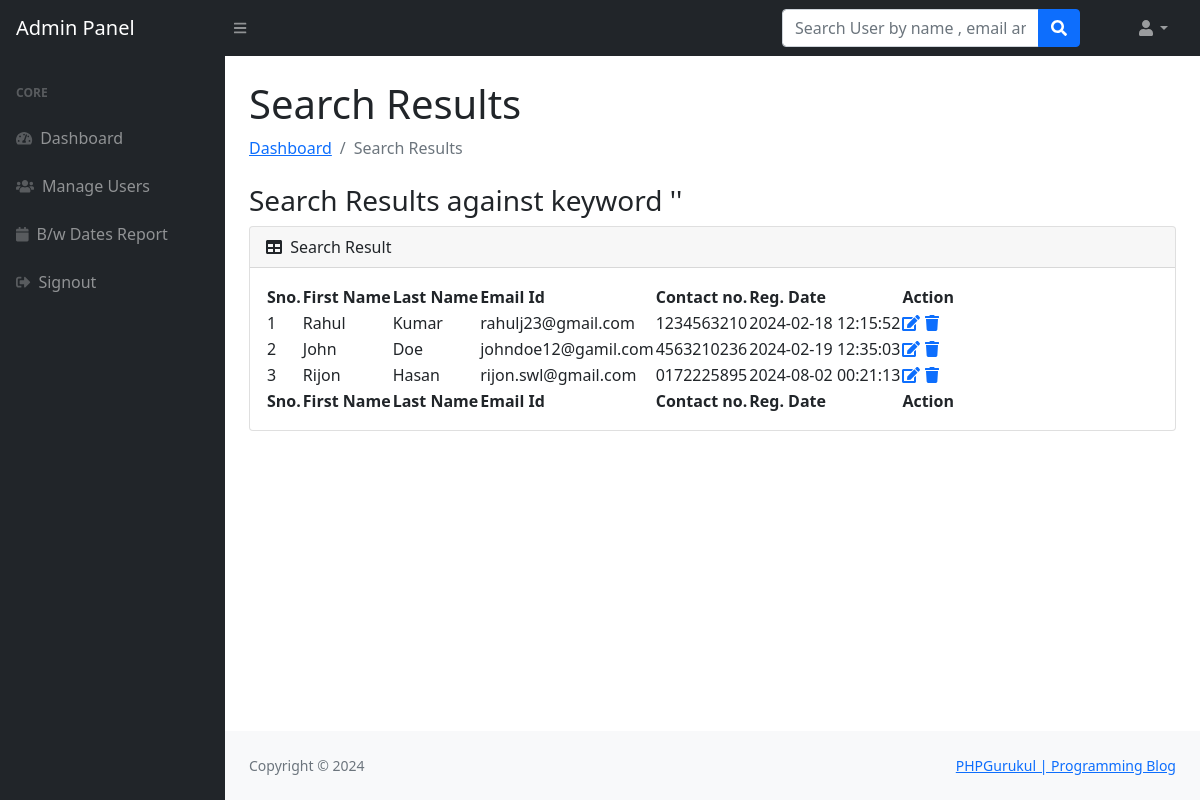
The page /admin/search-result.php (signed in) on the database its author committed.
### tables this page shows
CREATE TABLE IF NOT EXISTS `users` (
  `id` int(11) NOT NULL AUTO_INCREMENT,
  `fname` varchar(255) DEFAULT NULL,
  `lname` varchar(255) DEFAULT NULL,
  `email` varchar(255) DEFAULT NULL,
  `password` varchar(300) DEFAULT NULL,
  `contactno` varchar(11) DEFAULT NULL,
  `posting_date` timestamp NOT NULL DEFAULT CURRENT_TIMESTAMP,
  PRIMARY KEY (`id`)
);

### admin/search-result.php (the view, shortened to what this page needs)
<?php session_start();
include_once('../includes/config.php');
if (strlen($_SESSION['adminid']==0)) {
  header('location:logout.php');
  } else{ ?>
<!DOCTYPE html>
<html lang="en">
    <head>
        <link href="https://cdn.jsdelivr.net/npm/simple-datatables@latest/dist/style.css" rel="stylesheet" />
        <link href="../css/styles.css" rel="stylesheet" />
    </head>
    <body class="sb-nav-fixed">
      <?php include_once('includes/navbar.php');?>
        <div id="layoutSidenav">
         <?php include_once('includes/sidebar.php');?>
            <div id="layoutSidenav_content">
                <main>
                    <div class="container-fluid px-4">
                        <h1 class="mt-4">
Search Results</h1>
                        <ol class="breadcrumb mb-4">
                            <li class="breadcrumb-item"><a href="dashboard.php">Dashboard</a></li>
                            <li class="breadcrumb-item active">Search Results</li>
                        </ol>
            <h3>Search Results against keyword '<?php echo $_POST['searchkey'];?>'</h3>
                        <div class="card mb-4">
                            <div class="card-header">
                                <i class="fas fa-table me-1"></i>
                               Search Result
                            </div>
                            <div class="card-body">
                                <table id="datatablesSimple">
                                    <thead>
                                        <tr>
                                             <th>Sno.</th>
                                  <th>First Name</th>
                                  <th> Last Name</th>
                                  <th> Email Id</th>
                                  <th>Contact no.</th>
                                  <th>Reg. Date</th>
                                  <th>Action</th>
                                        </tr>
                                    </thead>
                                    <tfoot>
                                        <tr>
                                             <th>Sno.</th>
                                  <th>First Name</th>
                                  <th> Last Name</th>
                                  <th> Email Id</th>
                                  <th>Contact no.</th>
                                  <th>Reg. Date</th>
                                  <th>Action</th>
                                        </tr>
                                    </tfoot>
                                    <tbody>
<?php
$searchkey=$_POST['searchkey'];
$ret=mysqli_query($con,"select * from users where (fname like '%$searchkey%' || email like '%$searchkey%' || contactno like '%$searchkey%')");
                              $cnt=1;
                              while($row=mysqli_fetch_array($ret))
                              {?>
                              <tr>
                              <td><?php echo $cnt;?></td>
                                  <td><?php echo $row['fname'];?></td>
                                  <td><?php echo $row['lname'];?></td>
                                  <td><?php echo $row['email'];?></td>
                                  <td><?php echo $row['contactno'];?></td>  <td><?php echo $row['posting_date'];?></td>
                                  <td>
                                     <a href="user-profile.php?uid=<?php echo $row['id'];?>">
                          <i class="fas fa-edit"></i></a>
                                     <a href="manage-users.php?id=<?php echo $row['id'];?>" onClick="return confirm('Do you really want to delete');"><i class="fa fa-trash" aria-hidden="true"></i></a>
                                  </td>
                              </tr>
                              <?php $cnt=$cnt+1; }?>
                                    </tbody>
                                </table>
                            </div>
                        </div>
                    </div>
                </main>
  <?php include('../includes/footer.php');?>
    </body>
</html>
<?php } ?>

### rows shown on the page
users: fname "Rahul", lname "Kumar", email "rahulj23@gmail.com", contactno "1234563210", posting_date "2024-02-18 12:15:52"
users: fname "John", lname "Doe", email "johndoe12@gamil.com", contactno "4563210236", posting_date "2024-02-19 12:35:03"
users: fname "Rijon", lname "Hasan", email "rijon.swl@gmail.com", contactno "0172225895", posting_date "2024-08-02 00:21:13"
